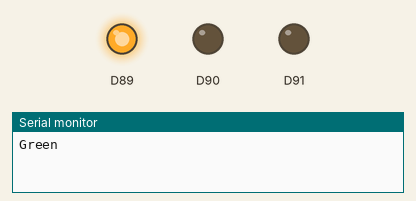
Recording of a sketch running on a simulated Arduino MKR. Shown: output pins drawn as LEDs (lit = HIGH), the last lines printed to the serial monitor.

Above: at 0.5 s.
At 1.5 s:
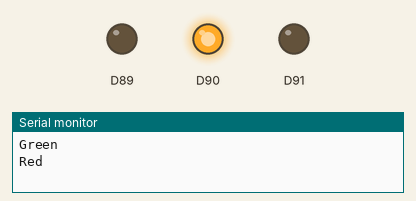
At 2.5 s:
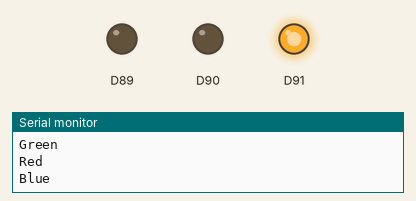
At 3.5 s:
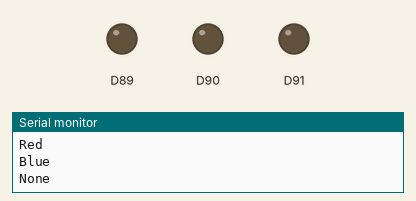
Timing chart, 0 to 5.2 s (numbered marks = the images above):
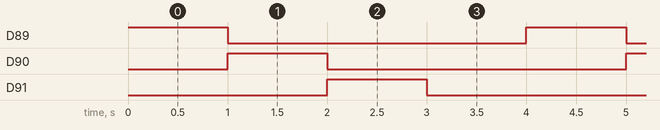

The sketch:

MKRWIFI_LED.ino
```cpp
#include <WiFiNINA.h>
#include <utility/wifi_drv.h>

void setup() {
  Serial.begin(9600);
  while(!Serial);
  WiFiDrv::pinMode(25, OUTPUT); //define green pin
  WiFiDrv::pinMode(26, OUTPUT); //define red pin
  WiFiDrv::pinMode(27, OUTPUT); //define blue pin
}

void loop() {
  WiFiDrv::analogWrite(25, 255);
  WiFiDrv::analogWrite(26, 0);
  WiFiDrv::analogWrite(27, 0);
  Serial.println("Green");

  delay(1000);

  WiFiDrv::analogWrite(25, 0);
  WiFiDrv::analogWrite(26, 255);
  WiFiDrv::analogWrite(27, 0);
  Serial.println("Red");

  delay(1000);

  WiFiDrv::analogWrite(25, 0);
  WiFiDrv::analogWrite(26, 0);
  WiFiDrv::analogWrite(27, 255);
  Serial.println("Blue");

  delay(1000);

  WiFiDrv::analogWrite(25, 0);
  WiFiDrv::analogWrite(26, 0);
  WiFiDrv::analogWrite(27, 0);
  Serial.println("None");

  delay(1000);
}
```

Measured:
- by itself, D89–91: alternates HIGH for 1.0 s and LOW for 3.0 s
- by itself, everything shown: repeats every 4.0 s, in 4 steps
